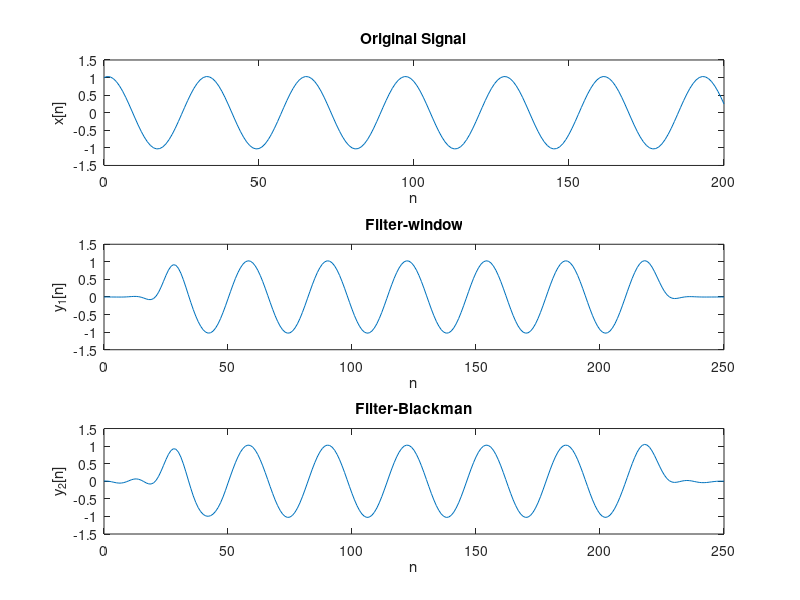
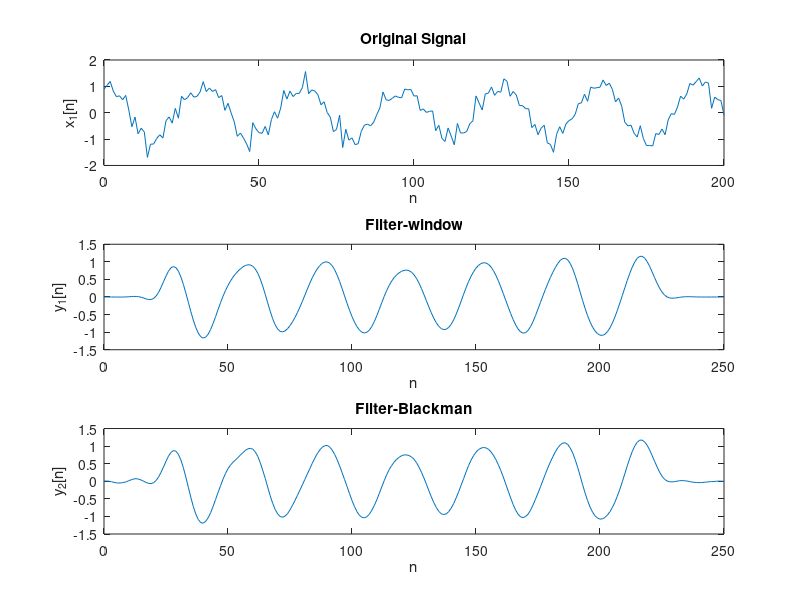

MATLAB code to generate these figures, in order:
n = 0:1:200;

x1 = cos(pi*n/16) + 0.25*sin(pi*n/16);
x2 = cos(pi*n/16) + 0.25*randn(1, 201);

N = 51;
nh = 0:1:N-1;
nc = (N-1)/2;

hB = (1/6)*sinc((nh-nc)/6).*blackman(N, "symmetric")';
hs = (1/6)*sinc((nh-nc)/6);

y11 = conv(x1, hB); 
y12 = conv(x1, hs);

y21 = conv(x2, hB);
y22 = conv(x2, hs);

figure;
subplot(3, 1, 1);
plot(n, x1);
title("Original Signal");
xlabel("n");
ylabel("x[n]");
subplot(3, 1, 2);
plot(0:250, y11);
title("Filter-window");
xlabel("n");
ylabel("y_1[n]");
subplot(3, 1, 3);
plot(0:250, y12);
title("Filter-Blackman");
xlabel("n");
ylabel("y_2[n]");

figure;
subplot(3, 1, 1);
plot(n, x2);
title("Original Signal");
xlabel("n");
ylabel("x_1[n]");
subplot(3, 1, 2);
plot(0:250, y21);
title("Filter-window");
xlabel("n");
ylabel("y_1[n]");
subplot(3, 1, 3);
plot(0:250, y22);
title("Filter-Blackman");
xlabel("n");
ylabel("y_2[n]");